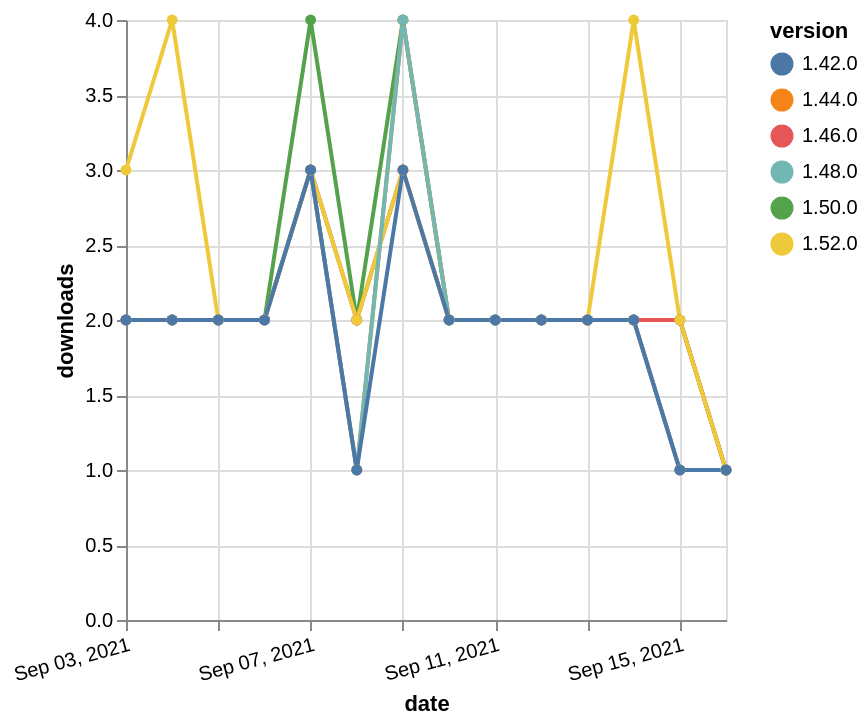

The specification (Vega-Lite) saved for this image:
### Vega-Lite specification from a JSON file in a GitHub repository (floating-point values rounded to 4 significant figures)
{"$schema": "https://vega.github.io/schema/vega-lite/v5.json", "description": "A simple bar chart with embedded data.", "data": {"values": [{"date": "2021-09-03", "total": 703, "delta": 2, "version": "1.50.0"}, {"date": "2021-09-04", "total": 705, "delta": 2, "version": "1.50.0"}, {"date": "2021-09-05", "total": 707, "delta": 2, "version": "1.50.0"}, {"date": "2021-09-06", "total": 709, "delta": 2, "version": "1.50.0"}, {"date": "2021-09-07", "total": 713, "delta": 4, "version": "1.50.0"}, {"date": "2021-09-08", "total": 715, "delta": 2, "version": "1.50.0"}, {"date": "2021-09-09", "total": 719, "delta": 4, "version": "1.50.0"}, {"date": "2021-09-10", "total": 721, "delta": 2, "version": "1.50.0"}, {"date": "2021-09-11", "total": 723, "delta": 2, "version": "1.50.0"}, {"date": "2021-09-12", "total": 725, "delta": 2, "version": "1.50.0"}, {"date": "2021-09-13", "total": 727, "delta": 2, "version": "1.50.0"}, {"date": "2021-09-14", "total": 729, "delta": 2, "version": "1.50.0"}, {"date": "2021-09-15", "total": 731, "delta": 2, "version": "1.50.0"}, {"date": "2021-09-16", "total": 732, "delta": 1, "version": "1.50.0"}, {"date": "2021-09-03", "total": 1640, "delta": 2, "version": "1.44.0"}, {"date": "2021-09-04", "total": 1642, "delta": 2, "version": "1.44.0"}, {"date": "2021-09-05", "total": 1644, "delta": 2, "version": "1.44.0"}, {"date": "2021-09-06", "total": 1646, "delta": 2, "version": "1.44.0"}, {"date": "2021-09-07", "total": 1649, "delta": 3, "version": "1.44.0"}, {"date": "2021-09-08", "total": 1650, "delta": 1, "version": "1.44.0"}, {"date": "2021-09-09", "total": 1654, "delta": 4, "version": "1.44.0"}, {"date": "2021-09-10", "total": 1656, "delta": 2, "version": "1.44.0"}, {"date": "2021-09-11", "total": 1658, "delta": 2, "version": "1.44.0"}, {"date": "2021-09-12", "total": 1660, "delta": 2, "version": "1.44.0"}, {"date": "2021-09-13", "total": 1662, "delta": 2, "version": "1.44.0"}, {"date": "2021-09-14", "total": 1664, "delta": 2, "version": "1.44.0"}, {"date": "2021-09-15", "total": 1665, "delta": 1, "version": "1.44.0"}, {"date": "2021-09-16", "total": 1666, "delta": 1, "version": "1.44.0"}, {"date": "2021-09-03", "total": 1464, "delta": 2, "version": "1.46.0"}, {"date": "2021-09-04", "total": 1466, "delta": 2, "version": "1.46.0"}, {"date": "2021-09-05", "total": 1468, "delta": 2, "version": "1.46.0"}, {"date": "2021-09-06", "total": 1470, "delta": 2, "version": "1.46.0"}, {"date": "2021-09-07", "total": 1473, "delta": 3, "version": "1.46.0"}, {"date": "2021-09-08", "total": 1475, "delta": 2, "version": "1.46.0"}, {"date": "2021-09-09", "total": 1478, "delta": 3, "version": "1.46.0"}, {"date": "2021-09-10", "total": 1480, "delta": 2, "version": "1.46.0"}, {"date": "2021-09-11", "total": 1482, "delta": 2, "version": "1.46.0"}, {"date": "2021-09-12", "total": 1484, "delta": 2, "version": "1.46.0"}, {"date": "2021-09-13", "total": 1486, "delta": 2, "version": "1.46.0"}, {"date": "2021-09-14", "total": 1488, "delta": 2, "version": "1.46.0"}, {"date": "2021-09-15", "total": 1490, "delta": 2, "version": "1.46.0"}, {"date": "2021-09-16", "total": 1491, "delta": 1, "version": "1.46.0"}, {"date": "2021-09-03", "total": 226, "delta": 3, "version": "1.52.0"}, {"date": "2021-09-04", "total": 230, "delta": 4, "version": "1.52.0"}, {"date": "2021-09-05", "total": 232, "delta": 2, "version": "1.52.0"}, {"date": "2021-09-06", "total": 234, "delta": 2, "version": "1.52.0"}, {"date": "2021-09-07", "total": 237, "delta": 3, "version": "1.52.0"}, {"date": "2021-09-08", "total": 239, "delta": 2, "version": "1.52.0"}, {"date": "2021-09-09", "total": 242, "delta": 3, "version": "1.52.0"}, {"date": "2021-09-10", "total": 244, "delta": 2, "version": "1.52.0"}, {"date": "2021-09-11", "total": 246, "delta": 2, "version": "1.52.0"}, {"date": "2021-09-12", "total": 248, "delta": 2, "version": "1.52.0"}, {"date": "2021-09-13", "total": 250, "delta": 2, "version": "1.52.0"}, {"date": "2021-09-14", "total": 254, "delta": 4, "version": "1.52.0"}, {"date": "2021-09-15", "total": 256, "delta": 2, "version": "1.52.0"}, {"date": "2021-09-16", "total": 257, "delta": 1, "version": "1.52.0"}, {"date": "2021-09-03", "total": 1011, "delta": 2, "version": "1.48.0"}, {"date": "2021-09-04", "total": 1013, "delta": 2, "version": "1.48.0"}, {"date": "2021-09-05", "total": 1015, "delta": 2, "version": "1.48.0"}, {"date": "2021-09-06", "total": 1017, "delta": 2, "version": "1.48.0"}, {"date": "2021-09-07", "total": 1020, "delta": 3, "version": "1.48.0"}, {"date": "2021-09-08", "total": 1021, "delta": 1, "version": "1.48.0"}, {"date": "2021-09-09", "total": 1025, "delta": 4, "version": "1.48.0"}, {"date": "2021-09-10", "total": 1027, "delta": 2, "version": "1.48.0"}, {"date": "2021-09-11", "total": 1029, "delta": 2, "version": "1.48.0"}, {"date": "2021-09-12", "total": 1031, "delta": 2, "version": "1.48.0"}, {"date": "2021-09-13", "total": 1033, "delta": 2, "version": "1.48.0"}, {"date": "2021-09-14", "total": 1035, "delta": 2, "version": "1.48.0"}, {"date": "2021-09-15", "total": 1036, "delta": 1, "version": "1.48.0"}, {"date": "2021-09-16", "total": 1037, "delta": 1, "version": "1.48.0"}, {"date": "2021-09-03", "total": 2029, "delta": 2, "version": "1.42.0"}, {"date": "2021-09-04", "total": 2031, "delta": 2, "version": "1.42.0"}, {"date": "2021-09-05", "total": 2033, "delta": 2, "version": "1.42.0"}, {"date": "2021-09-06", "total": 2035, "delta": 2, "version": "1.42.0"}, {"date": "2021-09-07", "total": 2038, "delta": 3, "version": "1.42.0"}, {"date": "2021-09-08", "total": 2039, "delta": 1, "version": "1.42.0"}, {"date": "2021-09-09", "total": 2042, "delta": 3, "version": "1.42.0"}, {"date": "2021-09-10", "total": 2044, "delta": 2, "version": "1.42.0"}, {"date": "2021-09-11", "total": 2046, "delta": 2, "version": "1.42.0"}, {"date": "2021-09-12", "total": 2048, "delta": 2, "version": "1.42.0"}, {"date": "2021-09-13", "total": 2050, "delta": 2, "version": "1.42.0"}, {"date": "2021-09-14", "total": 2052, "delta": 2, "version": "1.42.0"}, {"date": "2021-09-15", "total": 2053, "delta": 1, "version": "1.42.0"}, {"date": "2021-09-16", "total": 2054, "delta": 1, "version": "1.42.0"}]}, "width": "container", "mark": {"type": "line", "point": {"filled": true}}, "encoding": {"x": {"field": "date", "type": "temporal", "timeUnit": "yearmonthdate", "title": "date", "axis": {"labelAngle": -15}}, "y": {"field": "delta", "type": "quantitative", "title": "downloads"}, "color": {"field": "version", "type": "nominal"}, "tooltip": {"field": "delta"}}}
